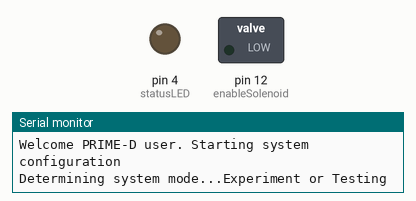
A sketch run on a simulated Arduino Uno, built with avr-gcc and run on an emulated ATmega328P. Shown: switched loads named in the sketch (green lamp = pin HIGH), output pins drawn as LEDs (lit = HIGH), the last lines printed to the serial monitor.

Above: at 0.1 s.
At 1.0 s:
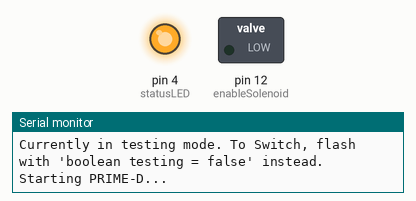
Timing chart, 0 to 2.6 s (numbered marks = the images above):
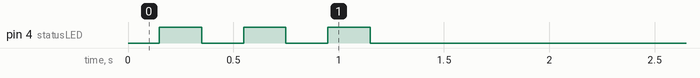

The sketch:

Prime-D.ino
```cpp
// PRIME-D
// Theodore Cox
// 3-9-19
// IMPORTANT: Currently not tested on actual setup

/*
 *  https://github.com/tccox3/Florida-Space-Institute/tree/master/KiCad%20Projects/PRIME-D
*/

/*
 * Prime-D Procedure:
 * - Decide whether to be in test or experiment mode.
 * (status LED blinks 3 times)
 * - system waits for drop signal
 * (no blinking while waiting)
 * - then turns on camera and activates solenoid
 * (status LED blinks 4 times and solenoid LED turns on)
 * - once experiment complete (~5 seconds) turn off system
 * (status LED blinks 2 times and solenoid LED turns off)
 */

//pin declarations
int cameraTrigger      = 3;
int statusLED          = 4;
int dropSignalReal     = 8;
int dropSignalSimulate = 11;
int enableSolenoid     = 12;

int dropSignal = 0;   //see if statement inside setup loop.

boolean testing = true; // set equal to false during the actual experiment configuration.


void blinkLED(int _LED, int time_ms, int repeat) {
  int i;
  for(i=0; i< repeat; i++){
    digitalWrite(_LED, HIGH);
    delay(time_ms);
    digitalWrite(_LED, LOW);
    delay(time_ms);
  }
}

void setup() {
  // put your setup code here, to run once:
  Serial.begin(9600);
  Serial.println("Welcome PRIME-D user. Starting system configuration");
  pinMode(enableSolenoid,OUTPUT);    // active high
  pinMode(statusLED,OUTPUT);         // active high
  pinMode(cameraTrigger,OUTPUT);     // active high
  pinMode(dropSignalSimulate,INPUT); // used only during testing of the system.
  pinMode(dropSignalReal,INPUT);     // used during the actual experiment configuration.
  int dropSignalPin;
  Serial.println("Determining system mode...Experiment or Testing");

  if(testing){
    Serial.println("Currently in testing mode. To Switch, flash with 'boolean testing = false' instead.");
    dropSignalPin = dropSignalSimulate;
  }
  else{
    Serial.println("Currently in experiment mode. To Switch, flash with 'boolean testing = true' instead.");
    dropSignalPin = dropSignalSimulate;
  }

  Serial.println("Starting PRIME-D...");
  blinkLED(statusLED, 200, 3);

}

void loop() {
  boolean start = digitalRead(dropSignal);
  if(start){
    digitalWrite(cameraTrigger, HIGH);
    digitalWrite(enableSolenoid, HIGH);
    blinkLED(statusLED, 200, 4);
    Serial.println("Drop Signal Triggered!  Camera and Solenoid On!");
    delay(5000);
    digitalWrite(cameraTrigger, LOW);
    digitalWrite(enableSolenoid, LOW);
    Serial.println("Experiment Complete. You may shut off the system.");
    blinkLED(statusLED, 200, 2);
    while(1){
    }
  }
}
```
